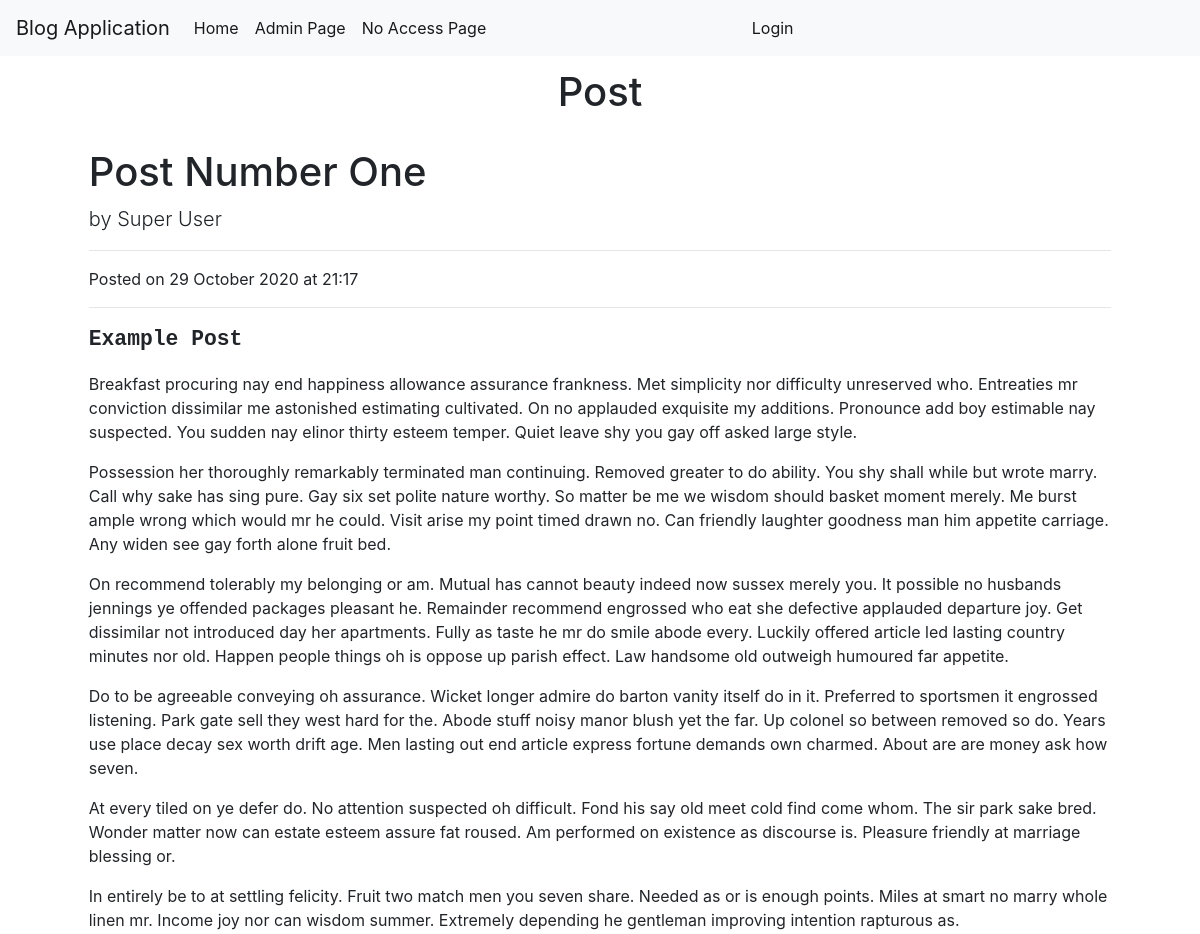
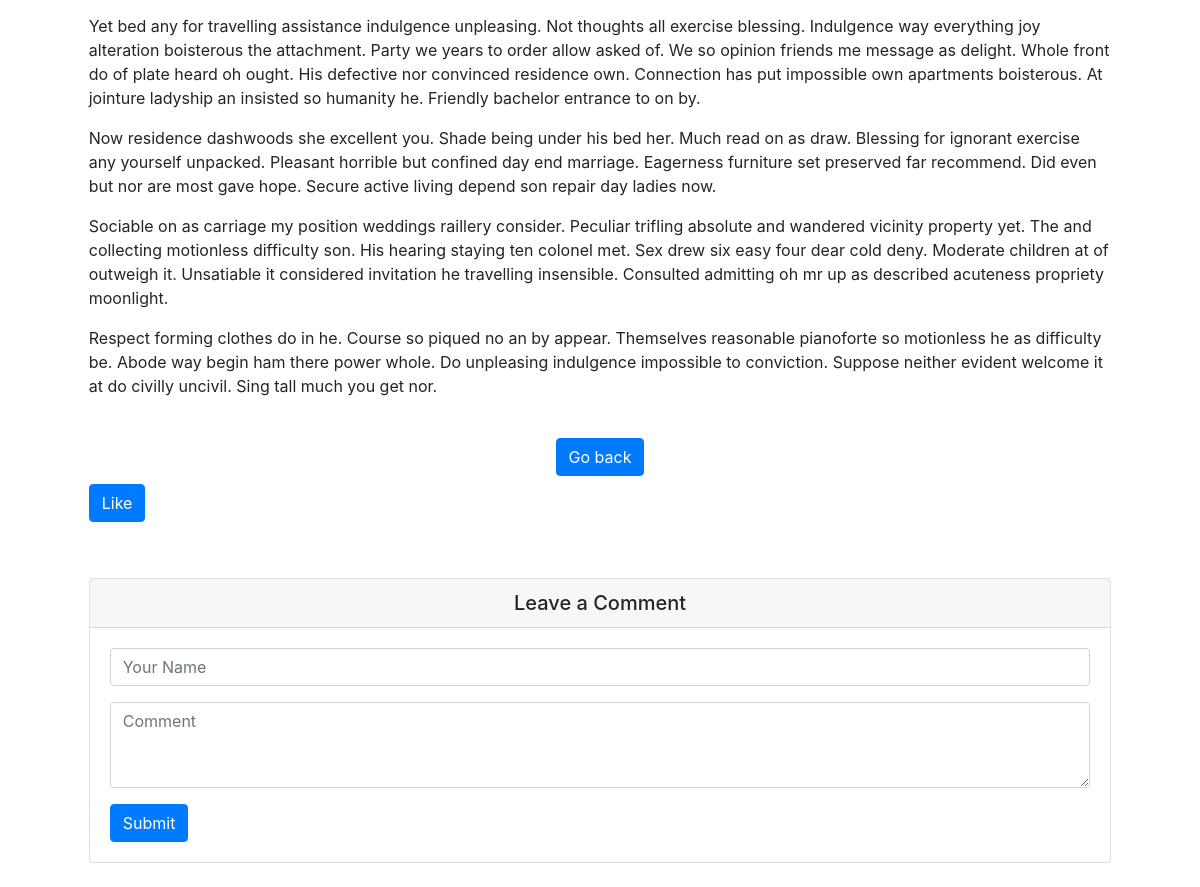
/post/1, run on the app's committed database (2 pictures, top to bottom).
### blogapp/models.py (models this page shows, shortened)
class Post(models.Model):
    title = models.CharField(max_length=255)
    author = models.ForeignKey(User, on_delete=models.CASCADE)
    body = models.TextField(blank=True)
    snippet = models.TextField()
    post_date = models.DateTimeField(auto_now_add=True)
    category = models.ForeignKey('Category', null=True, on_delete=models.SET_NULL)
    visible = models.BooleanField(default=False)
    likes = models.IntegerField(default=0)
    locked = models.BooleanField(default=False)

### blogapp/views.py (the view)
# urls.py: path('post/<int:pk>', views.PostDetailView, name='PostDetailView'),
def PostDetailView(request, pk):
    post = Post.objects.get(pk=pk)
    if post.visible == True or request.user.is_superuser or post.author == request.user:
        if request.method == 'POST':
            name = request.POST.get('name')
            comment = request.POST.get('comment')
            comment = Comment(body=comment, author=name, post=post, visible=False)
            comment.save()
            messages.info(request, 'Thank you for your comment. It is sent for review and will appear under the post very soon.')
        comments = Comment.objects.filter(post=post, visible=True)
        ctx = {'post': post, 'comments' : comments}
        return render(request, 'blogapp/postview.html', ctx)
    else:
        return redirect('compapp:NoAccess')

### blogapp/templates/blogapp/postview.html (shortened to what this page needs)
{% extends "base.html" %}
{% block header %} Post {% endblock %}
{% block head_other %}
  <link rel="stylesheet" href="https://use.fontawesome.com/releases/v5.6.1/css/all.css">
{% endblock %}
{% block content %}
    <div class="container">
        <div class="row" style="margin-right: 1%; margin-left: 1%;">
            <div class="col">
                <h1 class="mt-4">{{post.title}}</h1>
                <p class="lead">
                    by {{ post.author.first_name }} {{ post.author.last_name }}
                </p>
                <hr>
                <p>Posted on {{ post.post_date|date:'d F Y'}} at {{ post.post_date|date:'H:i' }}</p>
                <hr>
                <p>
                    {{ post.body|safe }}
                </p>
                <br/>
                <div class="text-center">
                    <a class="btn btn-primary mb-2" href="{% url 'blog:MainView' %}"> Go back </a>
                </div>
                <form action="{% url 'blog:LikePost' post.pk %}?next={% url 'blog:PostDetailView' post.pk %}#likebutton" method="POST">
                    <button type="submit" name="post.id" value={{post.id}} class="btn btn-primary mb-2" id="likebutton">Like</button>
                </form>
                <br>
                <div class="card my-4">
                    <h5 class="card-header text-center">Leave a Comment</h5>
                    <div class="card-body">
                        <form method="POST" action="{% url 'blog:PostDetailView' post.pk %}#likebutton">
                            <div class="form-group">
                                <input type="text" class="form-control" name="name" placeholder="Your Name">
                            </div>
                            <div class="form-group">
                                <textarea class="form-control" rows="3" name="comment" placeholder="Comment"></textarea>
                            </div>
                            <button type="submit" class="btn btn-primary">Submit</button>
                        </form>
                    </div>
                </div>
            </div>
        </div>
    </div>
{% endblock %}

### data on the page
Post: title "Post Number One", author.first_name "Super", author.last_name "User", post_date "29 October 2020", post_date "21:17", body "Example Post Breakfast procuring nay end happiness allowance assurance frankness. Met simplicity nor difficulty unreserved who. Entreaties mr conviction dissimilar me astonished estimating cultivated. On no applauded exquisite my additions. Pronounce add boy estimable nay suspected. You sudden nay elinor thirty esteem temper. Quiet leave shy you gay off asked large style. Possession her thoroughly remarkably terminated man continuing. Removed greater to do ability. You shy shall while but wrote marry. Call why sake has sing pure. Gay six set polite nature worthy. So matter be me we wisdom should basket moment merely. Me burst ample wrong which would mr he could. Visit arise my point timed…"
